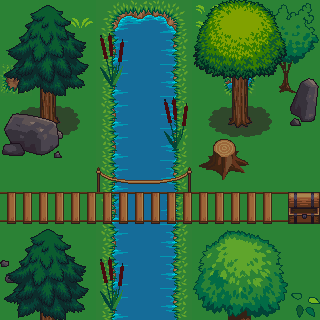

A 2D game scene composited from a Tiled map and its tileset images. What follows is a short description and the map's XML, with each tile layer's data collapsed to a summary:
An orthogonal 10x10 tile map with 32x32 px tiles, 3 tile layers (Tile Layer 1, Tile Layer 2, Tile Layer 3) and 6 objects (mainPlayer, CoinEntity).

<map version="1.0" tiledversion="1.1.6" orientation="orthogonal" renderorder="right-down" width="10" height="10" tilewidth="32" tileheight="32" infinite="0" nextobjectid="9">
 <tileset firstgid="1" source="2.5d.tsx" />
 <layer name="Tile Layer 1" width="10" height="10">
  <data>[100 cells, 100 non-empty, 11 distinct tile ids]</data>
 </layer>
 <layer name="Tile Layer 2" width="10" height="10">
  <data>[100 cells, 48 non-empty, 35 distinct tile ids]</data>
 </layer>
 <layer name="Tile Layer 3" width="10" height="10">
  <data>[100 cells, 41 non-empty, 32 distinct tile ids]</data>
 </layer>
 <objectgroup name="Player">
  <object id="3" name="mainPlayer" x="63.5936" y="190.605" width="32" height="32">
   <properties>
    <property name="framewidth" value="32" />
    <property name="image" value="gripe_run_right" />
   </properties>
  </object>
 </objectgroup>
 <objectgroup name="Coins">
  <object id="8" name="CoinEntity" x="160" y="191" width="32" height="32">
   <properties>
    <property name="framewidth" value="32" />
    <property name="image" value="spinning_coin_gold" />
   </properties>
  </object>
 </objectgroup>
 <objectgroup name="Collision">
  <object id="1" x="0" y="-0.84674" width="318.374" height="165.961" />
  <object id="2" x="-0.84674" y="232.007" width="319.221" height="87.2142" />
  <object id="4" x="288.738" y="165.114" width="30.4826" height="66.0457" />
  <object id="5" x="0" y="165.961" width="22.0152" height="66.8925" />
 </objectgroup>
</map>
